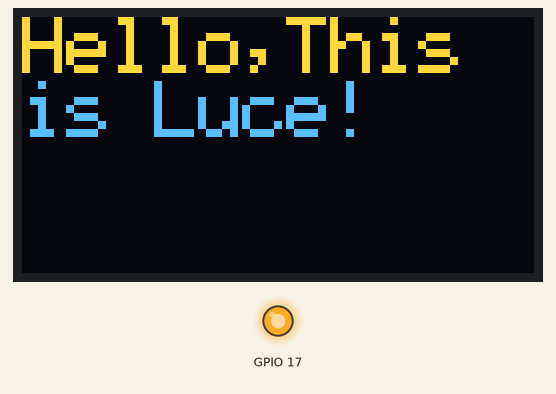
This program was run on a simulated Raspberry Pi (BCM pin numbers). Shown: 128×64 one-colour display, output pins drawn as LEDs (lit = HIGH). The OLED is the two-colour kind (top 16 rows yellow); library files of the repository ran but are not shown: font_data.py; what the program prints to the terminal is not drawn. At 7.4 s the program stops and its outputs stay as they are.

Above: at 0.2 s.
At 2.4 s:
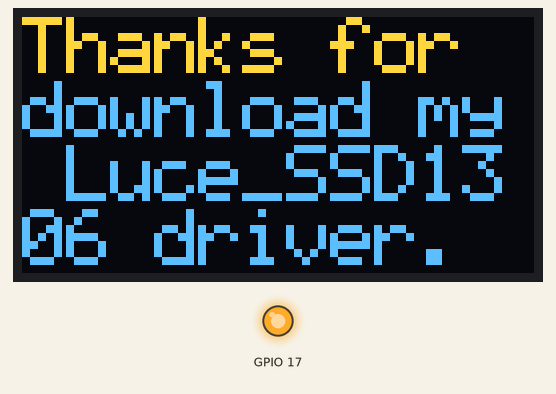
At 7.39 s:
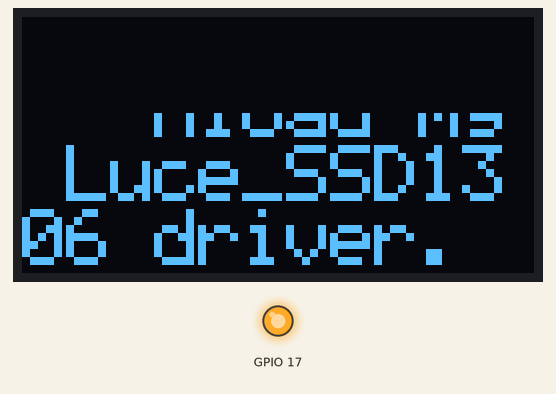
Timing chart, 0 to 8.9 s (numbered marks = the images above):
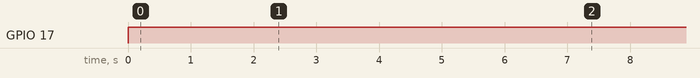

The program:

example.py
```python
import smbus
import Luce_SSD1306
import RPi.GPIO as GPIO
import time

GPIO.setmode(GPIO.BCM)
GPIO.setup(17, GPIO.OUT)  # 控制 OLED1 的 SCL
GPIO.output(17, GPIO.HIGH)

def main():
    Luce_SSD1306.oled_clear_display()
    Luce_SSD1306.display_string(0,0,"Hello,This is Luce!")
    time.sleep(2)
    Luce_SSD1306.display_string(0,0,"Thanks for download my Luce_SSD1306 driver.")
    time.sleep(5)
    Luce_SSD1306.oled_clear_display()

def startup():
    bus = None
    try:
        bus = smbus.SMBus(1)  # 開啟 I2C
        Luce_SSD1306.initial_oled(bus)
        main()
    except KeyboardInterrupt:
        print("keyboard end!")
    except Exception as e:
        print(f"\n發生錯誤：{e}")
    finally:
        print("end")

if __name__ == "__main__":
    startup()
```

Luce_SSD1306.py
```python
from . import font_data

# SSD1306 I2C 地址
OLED_I2C_ADDR = 0x3C

_oled_bus = None

def initial_oled(bus):
    """
    保存 bus，使其可以在後續操作中直接訪問
    """
    global _oled_bus
    def _initial_commands():
        """初始化 OLED"""
        commands = [
            0xAE,  # Display off
            0xD5, 0x80,  # Set display clock divide ratio/oscillator frequency
            0xA8, 0x3F,  # Set multiplex ratio (1 to 64)
            0xD3, 0x00,  # Set display offset
            0x40,  # Set start line address
            0x8D, 0x14,  # Charge pump
            0x20, 0x00,  # Memory addressing mode: horizontal
            0xA1,  # Segment re-map (mirror horizontally)
            0xC8,  # COM output scan direction
            0xDA, 0x12,  # COM pins hardware configuration
            0x81, 0xCF,  # Set contrast control
            0xD9, 0xF1,  # Set pre-charge period
            0xDB, 0x40,  # Set Vcomh deselect level
            0xA4,  # Entire display ON
            0xA6,  # Set normal display mode
            0xAF,  # Display ON
        ]
        for cmd in commands:
            oled_write_command(cmd)

    _oled_bus = bus
    _initial_commands()

def oled_write_command(command):
    """
    寫入命令到 OLED
    """
    global _oled_bus
    _oled_bus.write_byte_data(OLED_I2C_ADDR, 0x00, command)

def oled_write_data(data):
    """
    寫入數據到 OLED
    """
    global _oled_bus
    _oled_bus.write_byte_data(OLED_I2C_ADDR, 0x40, data)

def oled_write_page_data(page, column, data):
    """將一組資料寫入某頁"""
    global _oled_bus

    if not data:
        raise ValueError("資料不能為空")  # 或忽略空資料

    def oled_set_position(_oled_bus, page, column):
        """
        設置 SSD1306 的顯示位置
        :param _oled_bus: I2C _oled_bus
        :param page: GDDRAM 的頁地址 (0~7)
        :param column: GDDRAM 的列地址 (0~127)
        """
        _oled_bus.write_i2c_block_data(OLED_I2C_ADDR, 0x00, [
            0xB0 | (page & 0x07),         # 設置頁地址
            0x00 | (column & 0x0F),      # 設置列地址低位
            0x10 | (column >> 4 & 0x0F)  # 設置列地址高位
        ])
    oled_set_position(_oled_bus, page, column)

    # 分段傳送資料，防止超過 32 字節
    for i in range(0, len(data), 32):
        _oled_bus.write_i2c_block_data(OLED_I2C_ADDR, 0x40, data[i:i+32])

def oled_clear_display():
    """
    完全清除屏幕
    """
    global _oled_bus
    clear_data = [0x00] * 128

    for i in range(8):  # 每頁清空
        # 設置頁地址
        _oled_bus.write_byte_data(OLED_I2C_ADDR, 0x00, 0xB0 + i)  # Set page address
        # 設置列地址
        _oled_bus.write_i2c_block_data(OLED_I2C_ADDR, 0x00, [0x00, 0x10])  # Set lower and higher column address

        # 使用 batch 批量清空每頁 (128 個字元一次發送)
        for j in range(0, 128, 32):
            _oled_bus.write_i2c_block_data(OLED_I2C_ADDR, 0x40, clear_data[j:j + 32])

def print_chr(page, column, data):
    global _oled_bus
    """
    將字元或數字顯示到螢幕上
    :寫入頁
    :寫入行
    :str or int
    :!!! 輸入只能一個字元 !!!
    """
    if isinstance(data, str):
        data = ord(data) - 0x20 #字庫偏移-32
    elif isinstance(data, int):
        data = data + 0x10 #數字偏移+16
    else:
        raise ValueError("val err QAQ")

    def _expand_font_(font):
        """
        將原始 5×7 字庫擴展成 10×14 字庫。
        font: 一個長度為 7 的陣列，表示 5×7 的字元，格式為每 Byte 控制 5 列。
        回傳兩個 list，分別對應放大後的上半部分和下半部分。
        """
        def expand_4_bits_to_8(data, shift=0):
            bits = (data >> shift) & 0x0F  # 提取高或低 4 位
            result = 0
            for bit in range(4):  # 遍歷 4 位
                bit_value = (bits >> bit) & 1
                result |= (bit_value << (bit * 2))       # 第一個複製位
                result |= (bit_value << (bit * 2 + 1))  # 第二個複製位
            return result

        # 上下各放大兩倍，雙行重複數據
        upper_pages = [
            value for row in font_data.font_5x7[font]
            for value in (expand_4_bits_to_8(row, shift=0), expand_4_bits_to_8(row, shift=0))
        ]
        lower_pages = [
            value for row in font_data.font_5x7[font]
            for value in (expand_4_bits_to_8(row, shift=4), expand_4_bits_to_8(row, shift=4))
        ]

        return upper_pages, lower_pages

    upper_pages, lower_pages = _expand_font_(data)  # 解壓 tuple
    oled_write_page_data (page, column, upper_pages)
    oled_write_page_data (page+1, column, lower_pages)

def display_string(start_page, start_column, text):
    """
    將完整的字串寫入 OLED，字元之間添加字距 (column 單位 1)，有自動換行
    :param start_page: 起始頁
    :param start_column: 起始行（左側列）
    :param text: 要顯示的文字
    """
    column = start_column  # 當前列位置
    page = start_page  # 起始頁位置

    char_width = 10  # 每個字元寬度
    char_spacing = 1  # 每個字元之間的間距（單位為 OLED column）

    for char in text:

        print_chr(page, column, char)
        column += (char_spacing + char_width)

        if column > 118:
            column = start_column
            page += 2

            if page >= 7:
                page = start_page

def display_image(page, col, data):
    global _oled_bus
    """
    顯示 64x48 的圖片
    :param 起始page
    :param 起始colon
    :param 圖片選擇(font data)
    """
    display_per_col = 0

    for _p in range (6):
        for _c in range (64):
            oled_write_page_data(page+_p, col+_c, [data[display_per_col]])
            display_per_col += 1

def display_icons(start_page, start_col, icon):
    global _oled_bus
    """
    用於輸出圖示到oled螢幕上
    :param start_page: 起始頁
    :param start_column: 起始行（左側列）
    :param icon: 要顯示的圖示
    """
    oled_write_page_data(start_page, start_col, icon[0])
    oled_write_page_data(start_page, start_col+8, icon[1])
    oled_write_page_data(start_page+1, start_col, icon[2])
    oled_write_page_data(start_page+1, start_col+8, icon[3])
```

Measured:
- by itself, GPIO 17: LOW → HIGH at 0.00 s
- what the display in image 0 shows lasts 2.0 s, from 0.2 s to 2.2 s
- what the display in image 1 shows lasts 5.1 s, from 2.3 s to 7.4 s
